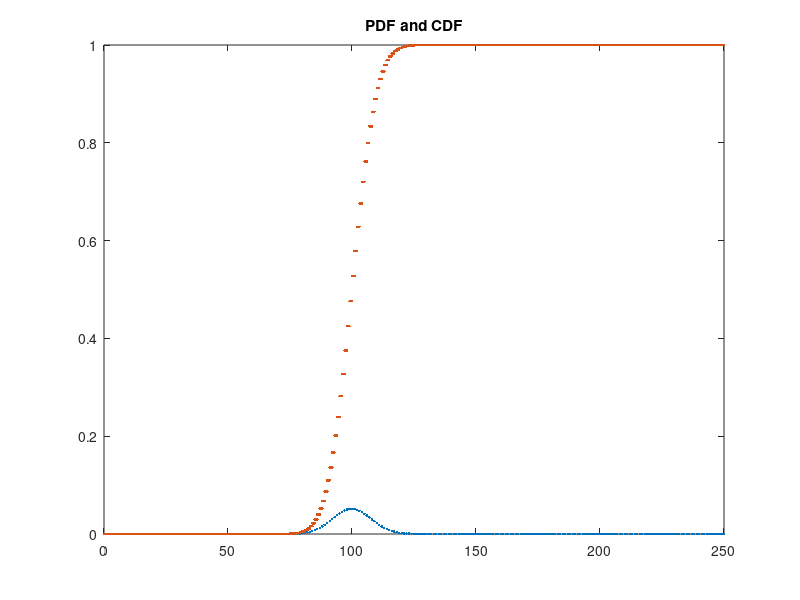

This chart was generated by the following MATLAB code:
n = 250;
p = 0.4;

v = 0:1:n;
w = 0:0.01:n;


a = binopdf(v,n,p);
plot (v,a,".") : title ("PDF and CDF");

hold on 

b = binocdf(w,n,p);
plot (w,b,".");
